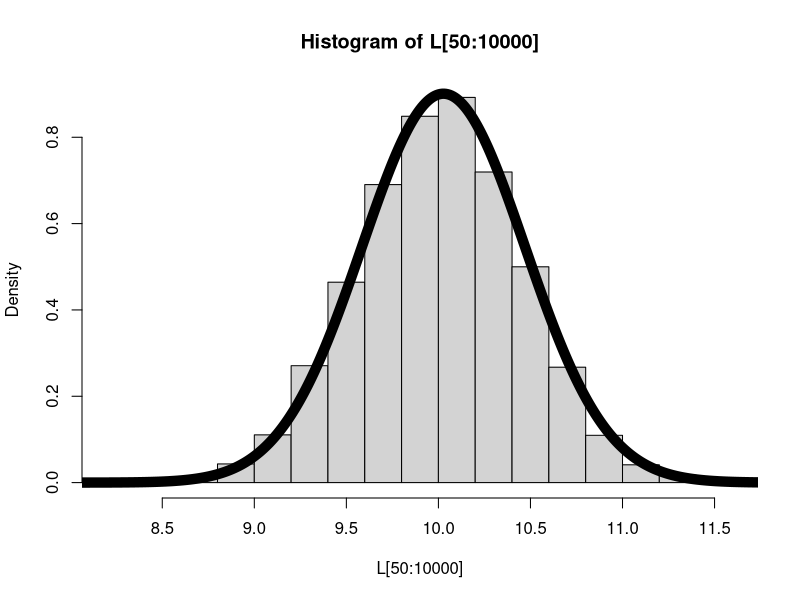

The R script that drew this image:
# TP 02 - Algorithme de Metropolis-Hastings

y = c(9.37, 10.18, 9.16, 11.60, 10.33)
sig2 = 1
d2 = 10
b = 5
n = 5

# Y ~ N(Teta, sig2)
# Teta ~ N(b, d2)
# Teta | y ~ N( ((b/d2) + (n*yb/sig2) / (1/d2) + n/sig2) , 1 / (1/d2 + n))

mu = (b/d2 + sum(y)/sig2) / (1/d2+n/sig2)
print(mu)

s2 = 1/(1/d2 + n/sig2)
print(s2)

# dnorm -> densite loi normale
# pnorm -> repartition loi normale
# qnorm -> quantile loi normale
# rnorm -> generateur loi normale
# runif -> generateur loi uniforme

# r = f(Teta*) * Produit( f(y_k | Teta*) ) / [ f(Teta_i-1) * Produit( f(y_k | Teta_i-1) ) ]

chaine=function(delta2, S){
    theta = 0; f = 0; THETA = 0
    for(i in 1:S){
        theta.star = rnorm(1, theta, sqrt(delta2)) 
        log.r = sum(dnorm(y, theta.star, sqrt(sig2), log=T)) +
            dnorm(theta.star, b, sqrt(d2), log=T) -
            sum(dnorm(y, theta, sqrt(sig2), log=T)) -
            dnorm(theta, b, sqrt(d2), log=T)

        if(log(runif(1)) < log.r){
            theta = theta.star
            f = f + 1
        }
        THETA = c(THETA, theta)
    }
    print(paste("Frequence d'acceptation = ", f / S))
    return(THETA)
}

L = chaine(2, 10000)

hist(L[50:10000], prob=T)
x = seq(8, 12, 0.01)
lines(x, dnorm(x, mu, sqrt(s2)), lwd=10)

# delta2 = 2 ==> f ~= 35%
# delta2 = 64 ==> f ~= 7%
# delta2 = 1/32 ==> f ~= 87%